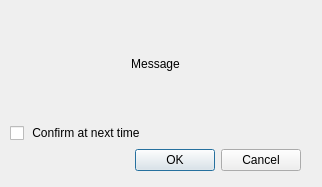
<?xml version="1.0" encoding="UTF-8"?>
<ui version="4.0">
 <class>ConfirmDialog</class>
 <widget class="QDialog" name="ConfirmDialog">
  <property name="windowModality">
   <enum>Qt::ApplicationModal</enum>
  </property>
  <property name="geometry">
   <rect>
    <x>0</x>
    <y>0</y>
    <width>322</width>
    <height>187</height>
   </rect>
  </property>
  <property name="windowTitle">
   <string>Confirm Dialog</string>
  </property>
  <widget class="QWidget" name="layoutWidget">
   <property name="geometry">
    <rect>
     <x>10</x>
     <y>10</y>
     <width>291</width>
     <height>161</height>
    </rect>
   </property>
   <layout class="QVBoxLayout" name="verticalLayout">
    <item>
     <layout class="QHBoxLayout" name="horizontalLayout">
      <item>
       <widget class="QLabel" name="message">
        <property name="text">
         <string notr="true">Message</string>
        </property>
        <property name="alignment">
         <set>Qt::AlignCenter</set>
        </property>
       </widget>
      </item>
     </layout>
    </item>
    <item>
     <widget class="QCheckBox" name="checkBox_confirm">
      <property name="text">
       <string> Confirm at next time</string>
      </property>
     </widget>
    </item>
    <item>
     <widget class="QDialogButtonBox" name="buttonBox">
      <property name="orientation">
       <enum>Qt::Horizontal</enum>
      </property>
      <property name="standardButtons">
       <set>QDialogButtonBox::Cancel|QDialogButtonBox::Ok</set>
      </property>
     </widget>
    </item>
   </layout>
  </widget>
 </widget>
 <resources/>
 <connections>
  <connection>
   <sender>buttonBox</sender>
   <signal>accepted()</signal>
   <receiver>ConfirmDialog</receiver>
   <slot>accept()</slot>
   <hints>
    <hint type="sourcelabel">
     <x>248</x>
     <y>254</y>
    </hint>
    <hint type="destinationlabel">
     <x>157</x>
     <y>274</y>
    </hint>
   </hints>
  </connection>
  <connection>
   <sender>buttonBox</sender>
   <signal>rejected()</signal>
   <receiver>ConfirmDialog</receiver>
   <slot>reject()</slot>
   <hints>
    <hint type="sourcelabel">
     <x>316</x>
     <y>260</y>
    </hint>
    <hint type="destinationlabel">
     <x>286</x>
     <y>274</y>
    </hint>
   </hints>
  </connection>
 </connections>
</ui>
